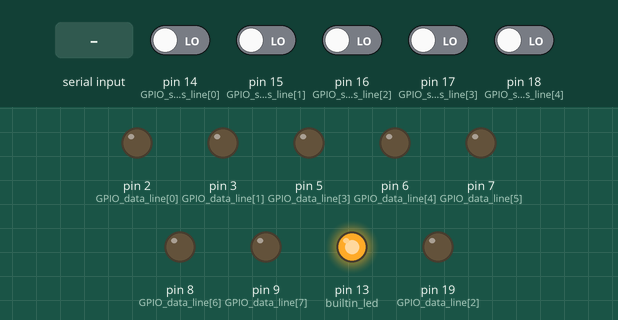
Simulated run of this sketch. Board: Arduino Uno, built with avr-gcc and run on an emulated ATmega328P. Parts: output pins drawn as LEDs (lit = HIGH). Inputs (shaded band) come from the test bench; at power-on: pin 14 (GPIO_status_line[0]), pin 15 (GPIO_status_line[1]), pin 16 (GPIO_status_line[2]), pin 17 (GPIO_status_line[3]), pin 18 (GPIO_status_line[4]) LOW. What the sketch prints to the serial monitor is not drawn.

Above: at 1.1 s.
At 5.2 s:
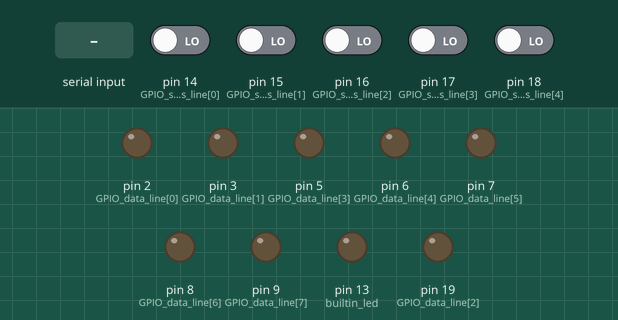
5.3 s: "S\n" received over Serial
Timing chart, 0 to 8.3 s (numbered marks = the images above; inputs shaded):
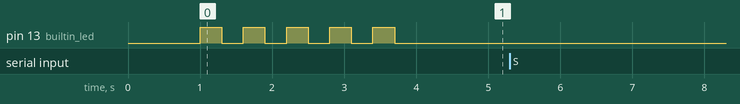

Measured:
- after the input at 5.3 s, every drawn part: stays the same

The sketch:

arduino_uno_usb_parallelport.ino
```cpp
//
//  >>>  arduino_uno_usb_parallelport.ino <<<      T.Hebbeker
//
//  = Software to emulate parallel port (centronics port, D-SUB connector) via USB interface
//  Arduino Uno board must be complemented by electronics and female D-SUB connector
//
//  Arduino Uno translates between notebook/PC and parallel port.
//  Notebook sends requests - via USB cable - to arduino board which in turn addresses parallel port.
//
//  Compilation and uploading to arduino via Arduino IDE
//  use board = "Arduino Uno"
//  and chose appropriate USB port
//
//  sets 8 output "data line bits" and reads 5 "status bits" of Arduino Uno,
//    connected to those bits of parallel port
//
//  On the PC/notebook a c++ program arduino_usb_parallelport.cpp with subroutine
//     void parallelport_usb_out(int byte) {  }   //  byte = 0 .. 255
//  should send appropriate commands to set/unset the appropriate pins of the arduino board
//  similarly
//     int parallelport_usb_in() {  }   //   = 0 .. 31
//  should receive control bits when appropriate  command is sent
//
//  parallel port data lines:
//  ---------------------------
//  arduino board pins         => parallel port = PP
//    D2                       => Data out bit 0   Pin 2
//    D3                       => Data out bit 1   Pin 3
//    D4                       => Data out bit 2  (Pin 4)  => Pin 19 to make it compatible with SD card on ethernet shield
//    D5                       => Data out bit 3   Pin 5
//    D6                       => Data out bit 4   Pin 6
//    D7                       => Data out bit 5   Pin 7
//    D8                       => Data out bit 6   Pin 8
//    D9                       => Data out bit 7   Pin 9
//
//  note: cant use D0 and D1 (RX and TX) since are used by UART - USB communication
//
// parallel port status lines:
//  ---------------------------
//  arduino board pins           <= parallel port = PP
//    A0   = 14                  <= Data in Pin 10  ACK
//    A1   = 15                  <= Data in Pin 11  BUSY inverted
//    A2   = 16                  <= Data in Pin 12  PAPER (_END)
//    A3   = 17                  <= Data in Pin 13  SELECT
//    A4   = 18                  <= Data in Pin 15  ERROR
//
// the following hardware connections are needed:
//
//    GND(Arduino) = GND(PP) (lines 18-25)
//
//    5V (arduino) = pin 1 (PP) = Strobe (inverted)
//
//    all incoming status lines from parallel port might have up to + 5V.
//      This is ok for Arduino Uno which runs on 5V (so output lines get 5V, and not 3.3V)
//      use the following external pull down resistors to make "LOW" = 0 the default
//         for unconnected status lines:
//         10 kOhm for  ACK, BUSY, PAPER, SELECT, ERROR to GND
//
//    note: builtin LED (pin 13) not usable if ethernet shield is attached and used
//
//  2024-04-14   v1.0   ! compatible with ethernet shield !
//

String inputString = "";      // a String to hold incoming data for serial communication
bool stringComplete = false;  // whether the string is complete
String outputString = "";     // a String to hold outgoing data for serial communication

const int high = 1;
const int low = 0;

int databyte;
int statusbyte;

const int GPIO_data_line[8] = {2,3,19,5,6,7,8,9};
const int GPIO_status_line[5] = {14,15,16,17,18};

int bit[8];
static int oldbit[8] = {-1,-1,-1,-1,-1,-1,-1,-1};

int factor;

// for on-board built-in LED
const int builtin_led = 13;


void setup() {

  // for USB communication
  Serial.begin(115200);   // default = standard = well tested

  // reserve 200 bytes for the inputString:
  inputString.reserve(200);

  // prepare builtin LED
  pinMode(builtin_led, OUTPUT);

  // prepare GPIOs for data lines
  //  and set everything to low
  for(int i=0; i<8; i++) {
    pinMode(GPIO_data_line[i], OUTPUT);
    digitalWrite(GPIO_data_line[i], low);
  }

  // prepare GPIOs for status lines
  for(int i=0; i<5; i++) {
    pinMode(GPIO_status_line[i], INPUT);
  }

  // say hello upon startup
  delay(1000);
  for(int m=1; m<=5; m++) {
    digitalWrite(builtin_led, high);
    delay(300);
    digitalWrite(builtin_led, low);
    delay(300);
  }

}

void loop() {

  if (stringComplete) {

     // get data from PC
     if(inputString.substring(0,1) == "D") {

       databyte = inputString.substring(1,8).toInt();

       for(int i=0; i<8; i++) {
         bit[i] = ((databyte >> i) & 0x01);
       }

       for(int i=0; i<8; i++) {
         if(bit[i]!=oldbit[i]) {
           oldbit[i]=bit[i];
           digitalWrite(GPIO_data_line[i],bit[i]);
         }
       }

     }

     // send status data to PC
     if(inputString.substring(0,1) == "S") {

       factor = 1;
       statusbyte = 0;
       for(int i=0; i<5; i++) {
         bit[i] = digitalRead(GPIO_status_line[i]);
         statusbyte = statusbyte + bit[i]*factor;
         factor = factor*2;
       }

       // statusbyte = 29;   // test

       statusbyte = statusbyte + 10;  // guarantees 3 characters
       outputString = String(statusbyte);
       Serial.print(outputString);

     }

     inputString = "";
     stringComplete = false;

   }  // end StringComplete


}  // end loop


/*
  SerialEvent occurs whenever a new data comes in the hardware serial RX. This
  routine is run between each time loop() runs, so using delay inside loop can
  delay response. Multiple bytes of data may be available.

  from https://docs.arduino.cc/built-in-examples/communication/SerialEvent/

*/
void serialEvent() {
  while (Serial.available()) {
    // get the new byte:
    char inChar = (char)Serial.read();
    // add it to the inputString:
    inputString += inChar;
    // if the incoming character is a newline, set a flag so the main loop can
    // do something about it:
    if (inChar == '\n') {
      stringComplete = true;
    }
  }
}
```
